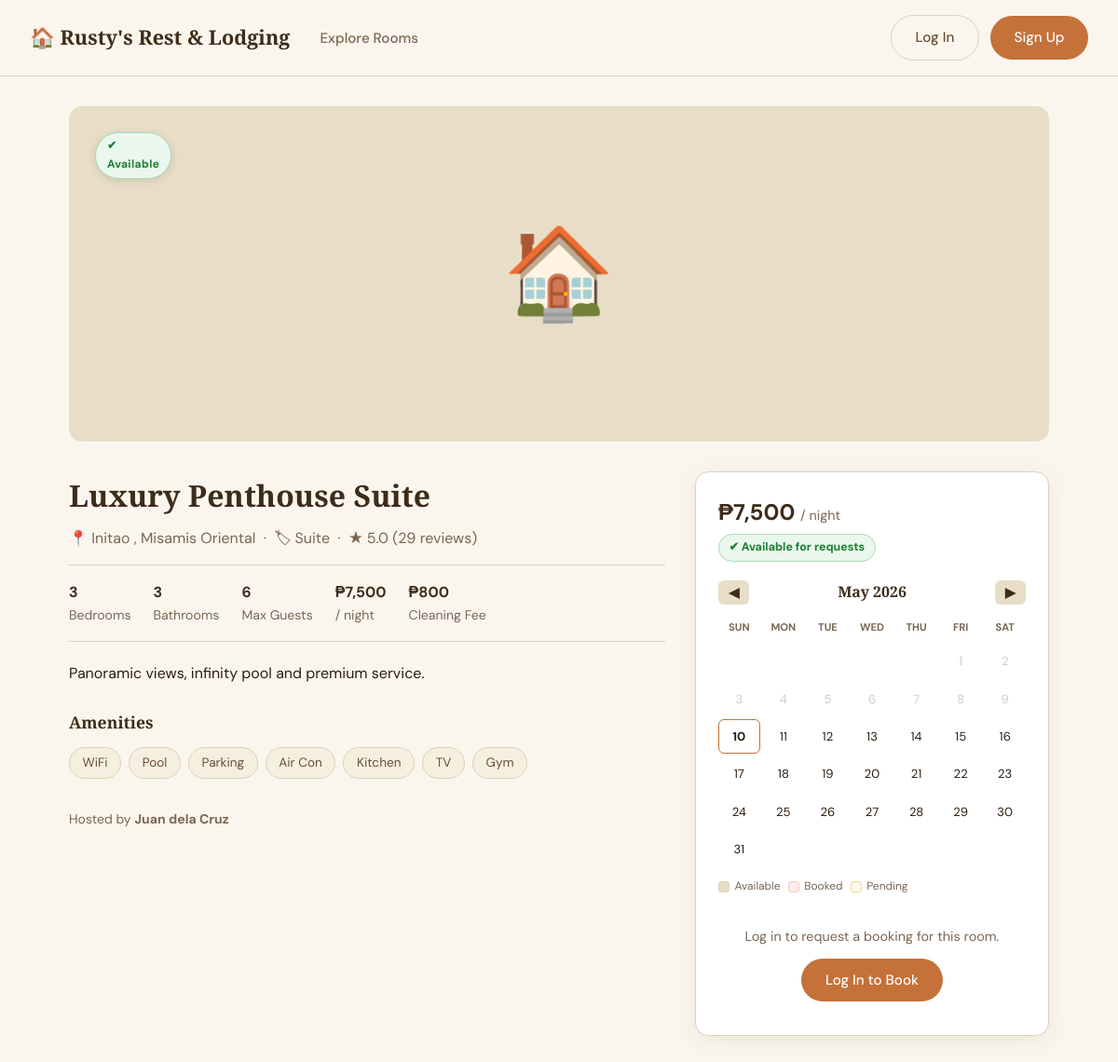
Page /room.php?id=5 on the committed database.
### tables this page shows
CREATE TABLE IF NOT EXISTS listings (
  id                INT UNSIGNED   AUTO_INCREMENT PRIMARY KEY,
  host_id           INT UNSIGNED   NOT NULL,
  title             VARCHAR(200)   NOT NULL,
  type              VARCHAR(50)    NOT NULL,
  description       TEXT           DEFAULT NULL,
  address           VARCHAR(255)   DEFAULT NULL,
  city              VARCHAR(100)   NOT NULL,
  province          VARCHAR(100)   DEFAULT NULL,
  bedrooms          TINYINT UNSIGNED NOT NULL DEFAULT 1,
  bathrooms         TINYINT UNSIGNED NOT NULL DEFAULT 1,
  max_guests        TINYINT UNSIGNED NOT NULL DEFAULT 2,
  price_per_night   DECIMAL(10,2)  NOT NULL,
  cleaning_fee      DECIMAL(10,2)  NOT NULL DEFAULT 0.00,
  security_deposit  DECIMAL(10,2)  NOT NULL DEFAULT 0.00,
  amenities         JSON           DEFAULT NULL,
  cover_photo       VARCHAR(255)   DEFAULT NULL,
  rating            DECIMAL(3,2)   NOT NULL DEFAULT 0.00,
  review_count      INT UNSIGNED   NOT NULL DEFAULT 0,
  available         TINYINT(1)     NOT NULL DEFAULT 1,
  created_at        DATETIME NOT NULL DEFAULT CURRENT_TIMESTAMP,
  updated_at        DATETIME NOT NULL DEFAULT CURRENT_TIMESTAMP ON UPDATE CURRENT_TIMESTAMP,
  CONSTRAINT fk_listing_host FOREIGN KEY (host_id) REFERENCES users(id) ON DELETE CASCADE
);

### db.php (called while the page is built, shortened)
<?php
function isLoggedIn(): bool {
    return !empty($_SESSION['user_id']);
}
function currentUser(): ?array {
    if (!isLoggedIn()) return null;
    return [
        'id'    => $_SESSION['user_id'],
        'name'  => $_SESSION['user_name']  ?? 'Guest',
        'email' => $_SESSION['user_email'] ?? '',
        'role'  => $_SESSION['user_role']  ?? 'guest',
    ];
}

### room.php (the view, shortened to what this page needs)
<?php
require_once 'db.php';
$user      = currentUser();
$listingId = cleanInt($_GET['id'] ?? 0);
try {
    $db   = getDB();
    $stmt = $db->prepare("
        SELECT l.*,
               CONCAT(u.first_name,' ',u.last_name) AS host_name,
               u.email AS host_email
        FROM listings l
        JOIN users u ON u.id = l.host_id
        WHERE l.id = ? LIMIT 1
    ");
    $stmt->execute([$listingId]);
    $room = $stmt->fetch();
    $amenities = json_decode($room['amenities'] ?? '[]', true) ?: [];
} catch (PDOException $e) {
    header('Location: listings.php');
    exit;
}
$isHost  = $user && $user['id'] == $room['host_id'];
$isGuest = $user && !$isHost;
?>
<!DOCTYPE html>
<html lang="en">
<head>
  <link rel="stylesheet" href="style.css">
</head>
<body>
<?php include 'navbar.php'; ?>
<div class="room-page">
  <div class="room-hero">
    <?php if (!empty($room['cover_photo'])): ?>
      <img src="<?= htmlspecialchars($room['cover_photo']) ?>"
           alt="<?= htmlspecialchars($room['title']) ?>">
    <?php else: ?>
      🏠
    <?php endif; ?>
    <div style="position:absolute;top:1rem;left:1rem">
      <?php if ($room['available']): ?>
        <span class="avail-badge avail-yes">✔ Available</span>
      <?php else: ?>
        <span class="avail-badge avail-no">✘ Not Available</span>
      <?php endif; ?>
    </div>
  </div>
  <div class="room-layout">
    <div class="room-info">
      <h1 class="room-title"><?= htmlspecialchars($room['title']) ?></h1>
      <div class="room-location">
        📍 <?= htmlspecialchars($room['city']) ?>
        <?php if ($room['province']): ?>, <?= htmlspecialchars($room['province']) ?><?php endif; ?>
        &nbsp;·&nbsp; 🏷 <?= htmlspecialchars($room['type']) ?>
        &nbsp;·&nbsp; ★ <?= number_format($room['rating'], 1) ?>
        (<?= $room['review_count'] ?> reviews)
      </div>
      <div class="room-specs">
        <div class="room-spec"><strong><?= $room['bedrooms'] ?></strong><span>Bedroom<?= $room['bedrooms']>1?'s':'' ?></span></div>
        <div class="room-spec"><strong><?= $room['bathrooms'] ?></strong><span>Bathroom<?= $room['bathrooms']>1?'s':'' ?></span></div>
        <div class="room-spec"><strong><?= $room['max_guests'] ?></strong><span>Max Guests</span></div>
        <div class="room-spec"><strong>₱<?= number_format($room['price_per_night']) ?></strong><span>/ night</span></div>
        <?php if ($room['cleaning_fee'] > 0): ?>
          <div class="room-spec"><strong>₱<?= number_format($room['cleaning_fee']) ?></strong><span>Cleaning Fee</span></div>
        <?php endif; ?>
      </div>
      <?php if ($room['description']): ?>
        <p class="room-desc"><?= nl2br(htmlspecialchars($room['description'])) ?></p>
      <?php endif; ?>
      <?php if ($amenities): ?>
        <h3 style="font-size:1.1rem;margin-bottom:.75rem">Amenities</h3>
        <div class="amenity-list">
          <?php foreach ($amenities as $a): ?>
            <span class="amenity-pill"><?= htmlspecialchars($a) ?></span>
          <?php endforeach; ?>
        </div>
      <?php endif; ?>
      <p style="color:var(--text-muted);font-size:.88rem">
        Hosted by <strong><?= htmlspecialchars($room['host_name']) ?></strong>
      </p>
    </div>
    <div class="booking-sidebar">
      <div class="sidebar-price">
        ₱<?= number_format($room['price_per_night']) ?>
        <span>/ night</span>
      </div>
      <div class="sidebar-avail">
        <?php if ($room['available']): ?>
          <span class="avail-badge-inline avail-yes">✔ Available for requests</span>
        <?php else: ?>
          <span class="avail-badge-inline avail-no">✘ Not accepting bookings</span>
        <?php endif; ?>
      </div>
      <div class="cal-wrap">
        <div class="cal-header">
          <button class="cal-nav" id="calPrev">◀</button>
          <h4 id="calMonthLabel"></h4>
          <button class="cal-nav" id="calNext">▶</button>
        </div>
        <div class="cal-grid" id="calGrid">
        </div>
        <div class="cal-legend">
          <div class="leg-item"><div class="leg-dot leg-avail"></div> Available</div>
          <div class="leg-item"><div class="leg-dot leg-approved"></div> Booked</div>
          <div class="leg-item"><div class="leg-dot leg-pending"></div> Pending</div>
        </div>
      </div>
      <?php if ($isGuest && $room['available']): ?>
      <div id="avail-banner" class="avail-banner"></div>
      <form id="bookingForm">
        <?= csrfField() ?>
        <input type="hidden" name="action"     value="create_booking">
        <input type="hidden" name="listing_id" value="<?= $room['id'] ?>">
        <input type="hidden" name="check_in"   id="f-checkin">
        <input type="hidden" name="check_out"  id="f-checkout">
        <div class="form-group" style="margin-bottom:.75rem">
          <label>Selected Dates</label>
          <div id="selected-dates-display" style="padding:.65rem 1rem;background:var(--beige);
               border-radius:var(--radius-sm);font-size:.88rem;color:var(--text-muted)">
            Click the calendar to pick check-in → check-out
          </div>
        </div>
        <div class="form-group">
          <label>Guests</label>
          <select name="guests" id="f-guests">
            <?php for ($i=1;$i<=$room['max_guests'];$i++): ?>
              <option value="<?= $i ?>"><?= $i ?> Guest<?= $i>1?'s':'' ?></option>
            <?php endfor; ?>
          </select>
        </div>
        <div class="form-group">
          <label>Payment Method</label>
          <select name="payment_method">
            <option value="GCash">GCash</option>
            <option value="Card">Credit / Debit Card</option>
            <option value="Cash">Cash on Arrival</option>
          </select>
        </div>
        <div class="form-group">
          <label>Special Requests</label>
          <textarea name="special_requests" rows="2"
                    placeholder="Early check-in, extra pillows…"></textarea>
        </div>
        <div class="price-breakdown" id="price-breakdown" style="display:none">
          <div class="price-line">
            <span id="pb-rate">Rate</span><span id="pb-rate-val"></span>
          </div>
          <div class="price-line">
            <span>Cleaning Fee</span>
            <span>₱<?= number_format($room['cleaning_fee']) ?></span>
          </div>
          <div class="price-line total">
            <strong>Total</strong><strong id="pb-total"></strong>
          </div>
        </div>
        <button type="submit" class="btn-primary w-full" id="bookBtn"
                style="margin-top:.75rem" disabled>
          Select Dates First
        </button>
      </form>
      <?php elseif (!$user): ?>
      <div style="text-align:center;padding:.75rem 0">
        <p style="color:var(--text-muted);margin-bottom:.75rem;font-size:.9rem">
          Log in to request a booking for this room.
        </p>
        <a href="login.php?redirect=room.php%3Fid=<?= $room['id'] ?>" class="btn-primary">
          Log In to Book
        </a>
      </div>
      <?php endif; ?>
    </div>
  </div>
</div>
</body>
</html>

### style.css (style rules this page uses)
:root { --beige: #F5EFE0; --beige-light: #FAF6EE; --beige-dark: #E8DEC8; --cream: #FDF9F3; --brown: #6B4F35; --brown-light: #9B7558; --brown-dark: #3E2C1A; --accent: #C4713A; --accent-hover: #A85E2B; --text: #2C1E0F; --text-muted: #7A6652; --border: #DDD0BB; --white: #FFFFFF; --shadow: 0 4px 24px rgba(60,35,10,.08); --shadow-lg: 0 12px 40px rgba(60,35,10,.14); --radius: 14px; --radius-sm: 8px; --t: .2s ease; --avail-yes-bg: #eaf7ee; --avail-yes-text: #1e7e34; --avail-yes-border:#a8ddb5; --avail-no-bg: #fdecea; --avail-no-text: #a61c00; --avail-no-border:#f5c6c6; }
*,*::before,*::after { box-sizing:border-box;margin:0;padding:0 }
html { scroll-behavior:smooth }
body { font-family:'DM Sans',sans-serif;background:var(--beige-light);color:var(--text);line-height:1.6 }
h1,h2,h3,h4 { font-family:'Playfair Display',serif;color:var(--brown-dark) }
a { color:var(--accent);text-decoration:none;transition:color var(--t) }
.btn-primary { display:inline-block;padding:.7rem 1.6rem;background:var(--accent); color:var(--white);border:none;border-radius:50px;font-weight:500; cursor:pointer;transition:background var(--t),transform var(--t),box-shadow var(--t); font-family:'DM Sans',sans-serif;font-size:.95rem }
.avail-badge { position:absolute;top:.75rem;left:.75rem; display:inline-flex;align-items:center;gap:.3rem; padding:.3rem .75rem;border-radius:50px; font-size:.75rem;font-weight:700;letter-spacing:.03em; border:1.5px solid transparent; box-shadow:0 2px 8px rgba(0,0,0,.12); pointer-events:none;z-index:2 }
.avail-yes { background:var(--avail-yes-bg);color:var(--avail-yes-text); border-color:var(--avail-yes-border) }
.avail-badge-inline { display:inline-flex;align-items:center;gap:.3rem; padding:.25rem .65rem;border-radius:50px; font-size:.78rem;font-weight:700;border:1.5px solid transparent }
.avail-badge-inline.avail-yes { background:var(--avail-yes-bg);color:var(--avail-yes-text);border-color:var(--avail-yes-border) }

### room.php (style rules this page uses)
.room-page { max-width:1100px; margin:2rem auto; padding:0 1.5rem; }
.room-hero { width:100%; height:360px; border-radius:var(--radius); background:var(--beige-dark); display:flex; align-items:center; justify-content:center; font-size:6rem; margin-bottom:2rem; overflow:hidden; position:relative; }
.room-layout { display:grid; grid-template-columns:1fr 380px; gap:2rem; align-items:start; }
.room-info .room-title { font-size:2rem; margin-bottom:.5rem; }
.room-info .room-location { color:var(--text-muted); margin-bottom:1rem; }
.room-specs { display:flex; gap:1.5rem; flex-wrap:wrap; padding:1rem 0; border-top:1px solid var(--border); border-bottom:1px solid var(--border); margin-bottom:1.25rem; }
.room-spec { display:flex; flex-direction:column; font-size:.88rem; }
.room-spec strong { font-size:1rem; color:var(--brown-dark); }
.room-spec span { color:var(--text-muted); }
.room-desc { line-height:1.8; color:var(--text); margin-bottom:1.5rem; }
.amenity-list { display:flex; flex-wrap:wrap; gap:.5rem; margin-bottom:2rem; }
.amenity-pill { background:var(--beige); border:1px solid var(--border); border-radius:50px; padding:.35rem .85rem; font-size:.85rem; color:var(--brown); }
.booking-sidebar { background:var(--white); border:1.5px solid var(--border); border-radius:var(--radius); padding:1.5rem; box-shadow:var(--shadow); position:sticky; top:88px; }
.sidebar-price { font-size:1.5rem; font-weight:700; color:var(--brown-dark); margin-bottom:.25rem; }
.sidebar-price span { font-size:.9rem; font-weight:400; color:var(--text-muted); }
.sidebar-avail { margin-bottom:1rem; }
.cal-wrap { margin:1.25rem 0; user-select:none; }
.cal-header { display:flex; justify-content:space-between; align-items:center; margin-bottom:.75rem; }
.cal-header h4 { font-size:1rem; font-family:'Playfair Display',serif; }
.cal-nav { background:var(--beige-dark); border:none; border-radius:6px; padding:.3rem .7rem; cursor:pointer; font-size:.9rem; font-weight:700; transition:background var(--t); color:var(--brown-dark); }
.cal-grid { display:grid; grid-template-columns:repeat(7,1fr); gap:3px; }
.cal-legend { display:flex; flex-wrap:wrap; gap:.5rem; margin:.75rem 0; }
.leg-item { display:flex; align-items:center; gap:.35rem; font-size:.75rem; color:var(--text-muted); }
.leg-dot { width:12px; height:12px; border-radius:3px; flex-shrink:0; }
.leg-avail { background:var(--beige-dark); border:1px solid var(--border); }
.leg-approved { background:#fdecea; border:1px solid #f5c6c6; }
.leg-pending { background:#fff8ea; border:1px solid #f5d88e; }

### rows in the picture
listings: title "Luxury Penthouse Suite", city "Initao", province "Misamis Oriental", type "Suite", rating "5.0", review_count "29", bedrooms "3", bathrooms "3", max_guests "6", price_per_night "7,500", cleaning_fee "800", description "Panoramic views, infinity pool and premium service.", amenities "WiFi", amenities "Pool", amenities "Parking", amenities "Air Con", amenities "Kitchen", amenities "TV", amenities "Gym"

### other values in the picture
$room['host_name'] "Juan dela Cruz"
